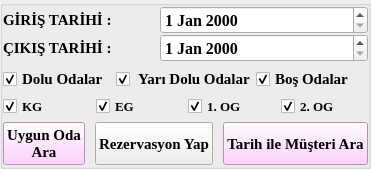
           <widget class="QGroupBox" name="groupBox">
            <property name="font">
             <font>
              <pointsize>9</pointsize>
             </font>
            </property>
            <property name="styleSheet">
             <string notr="true"/>
            </property>
            <property name="title">
             <string/>
            </property>
            <layout class="QGridLayout" name="gridLayout">
             <property name="leftMargin">
              <number>0</number>
             </property>
             <property name="topMargin">
              <number>0</number>
             </property>
             <property name="rightMargin">
              <number>0</number>
             </property>
             <property name="bottomMargin">
              <number>1</number>
             </property>
             <property name="horizontalSpacing">
              <number>0</number>
             </property>
             <property name="verticalSpacing">
              <number>5</number>
             </property>
             <item row="0" column="0">
              <layout class="QVBoxLayout" name="verticalLayout">
               <item>
                <layout class="QFormLayout" name="formLayout">
                 <item row="1" column="0">
                  <widget class="QLabel" name="label">
                   <property name="font">
                    <font>
                     <family>Times New Roman</family>
                     <pointsize>11</pointsize>
                     <weight>75</weight>
                     <bold>true</bold>
                    </font>
                   </property>
                   <property name="text">
                    <string>GİRİŞ TARİHİ :             </string>
                   </property>
                  </widget>
                 </item>
                 <item row="1" column="1">
                  <widget class="QDateEdit" name="giris_dateEdit">
                   <property name="font">
                    <font>
                     <family>Times New Roman</family>
                     <pointsize>12</pointsize>
                     <weight>75</weight>
                     <bold>true</bold>
                    </font>
                   </property>
                  </widget>
                 </item>
                 <item row="2" column="0">
                  <widget class="QLabel" name="label_2">
                   <property name="font">
                    <font>
                     <family>Times New Roman</family>
                     <pointsize>11</pointsize>
                     <weight>75</weight>
                     <bold>true</bold>
                    </font>
                   </property>
                   <property name="text">
                    <string>ÇIKIŞ TARİHİ :</string>
                   </property>
                  </widget>
                 </item>
                 <item row="2" column="1">
                  <widget class="QDateEdit" name="cikis_dateEdit">
                   <property name="font">
                    <font>
                     <family>Times New Roman</family>
                     <pointsize>12</pointsize>
                     <weight>75</weight>
                     <bold>true</bold>
                    </font>
                   </property>
                  </widget>
                 </item>
                </layout>
               </item>
              </layout>
             </item>
             <item row="3" column="0">
              <layout class="QHBoxLayout" name="horizontalLayout">
               <item>
                <widget class="QPushButton" name="rezAra_pushButton">
                 <property name="sizePolicy">
                  <sizepolicy hsizetype="Minimum" vsizetype="Expanding">
                   <horstretch>0</horstretch>
                   <verstretch>0</verstretch>
                  </sizepolicy>
                 </property>
                 <property name="font">
                  <font>
                   <family>Times New Roman</family>
                   <pointsize>11</pointsize>
                   <weight>75</weight>
                   <bold>true</bold>
                  </font>
                 </property>
                 <property name="styleSheet">
                  <string notr="true">background-color:rgb(255, 196, 255)</string>
                 </property>
                 <property name="text">
                  <string>Uygun Oda
Ara</string>
                 </property>
                </widget>
               </item>
               <item>
                <spacer name="horizontalSpacer">
                 <property name="orientation">
                  <enum>Qt::Horizontal</enum>
                 </property>
                 <property name="sizeType">
                  <enum>QSizePolicy::Fixed</enum>
                 </property>
                 <property name="sizeHint" stdset="0">
                  <size>
                   <width>10</width>
                   <height>20</height>
                  </size>
                 </property>
                </spacer>
               </item>
               <item>
                <widget class="QPushButton" name="rezYap_pushButton">
                 <property name="sizePolicy">
                  <sizepolicy hsizetype="Minimum" vsizetype="Expanding">
                   <horstretch>0</horstretch>
                   <verstretch>0</verstretch>
                  </sizepolicy>
                 </property>
                 <property name="font">
                  <font>
                   <family>Times New Roman</family>
                   <pointsize>11</pointsize>
                   <weight>75</weight>
                   <bold>true</bold>
                  </font>
                 </property>
                 <property name="text">
                  <string>Rezervasyon Yap</string>
                 </property>
                </widget>
               </item>
               <item>
                <spacer name="horizontalSpacer_7">
                 <property name="orientation">
                  <enum>Qt::Horizontal</enum>
                 </property>
                 <property name="sizeType">
                  <enum>QSizePolicy::Fixed</enum>
                 </property>
                 <property name="sizeHint" stdset="0">
                  <size>
                   <width>10</width>
                   <height>20</height>
                  </size>
                 </property>
                </spacer>
               </item>
               <item>
                <widget class="QPushButton" name="tarihileMusteriAra_pushButton">
                 <property name="sizePolicy">
                  <sizepolicy hsizetype="Minimum" vsizetype="Expanding">
                   <horstretch>0</horstretch>
                   <verstretch>0</verstretch>
                  </sizepolicy>
                 </property>
                 <property name="font">
                  <font>
                   <family>Times New Roman</family>
                   <pointsize>11</pointsize>
                   <weight>75</weight>
                   <bold>true</bold>
                  </font>
                 </property>
                 <property name="styleSheet">
                  <string notr="true">background-color:rgb(255, 196, 255)</string>
                 </property>
                 <property name="text">
                  <string>Tarih ile Müşteri Ara</string>
                 </property>
                </widget>
               </item>
              </layout>
             </item>
             <item row="1" column="0">
              <layout class="QHBoxLayout" name="horizontalLayout_8">
               <item>
                <widget class="QCheckBox" name="dolu_checkBox">
                 <property name="font">
                  <font>
                   <family>Times New Roman</family>
                   <pointsize>11</pointsize>
                   <weight>75</weight>
                   <bold>true</bold>
                  </font>
                 </property>
                 <property name="text">
                  <string>Dolu Odalar</string>
                 </property>
                 <property name="checked">
                  <bool>true</bool>
                 </property>
                </widget>
               </item>
               <item>
                <widget class="QCheckBox" name="yaridolu_checkBox">
                 <property name="font">
                  <font>
                   <family>Times New Roman</family>
                   <pointsize>11</pointsize>
                   <weight>75</weight>
                   <bold>true</bold>
                  </font>
                 </property>
                 <property name="text">
                  <string> Yarı Dolu Odalar</string>
                 </property>
                 <property name="checked">
                  <bool>true</bool>
                 </property>
                </widget>
               </item>
               <item>
                <widget class="QCheckBox" name="bos_checkBox">
                 <property name="font">
                  <font>
                   <family>Times New Roman</family>
                   <pointsize>11</pointsize>
                   <weight>75</weight>
                   <bold>true</bold>
                  </font>
                 </property>
                 <property name="text">
                  <string>Boş Odalar</string>
                 </property>
                 <property name="checked">
                  <bool>true</bool>
                 </property>
                </widget>
               </item>
              </layout>
             </item>
             <item row="2" column="0">
              <layout class="QHBoxLayout" name="horizontalLayout_9">
               <item>
                <widget class="QCheckBox" name="kat_kg_odalar_checkBox">
                 <property name="font">
                  <font>
                   <family>Times New Roman</family>
                   <pointsize>10</pointsize>
                   <weight>75</weight>
                   <bold>true</bold>
                  </font>
                 </property>
                 <property name="text">
                  <string>KG</string>
                 </property>
                 <property name="checked">
                  <bool>true</bool>
                 </property>
                </widget>
               </item>
               <item>
                <spacer name="horizontalSpacer_10">
                 <property name="orientation">
                  <enum>Qt::Horizontal</enum>
                 </property>
                 <property name="sizeType">
                  <enum>QSizePolicy::Fixed</enum>
                 </property>
                 <property name="sizeHint" stdset="0">
                  <size>
                   <width>5</width>
                   <height>17</height>
                  </size>
                 </property>
                </spacer>
               </item>
               <item>
                <widget class="QCheckBox" name="kat_eg_odalar_checkBox">
                 <property name="font">
                  <font>
                   <family>Times New Roman</family>
                   <pointsize>10</pointsize>
                   <weight>75</weight>
                   <bold>true</bold>
                  </font>
                 </property>
                 <property name="text">
                  <string>EG</string>
                 </property>
                 <property name="checked">
                  <bool>true</bool>
                 </property>
                </widget>
               </item>
               <item>
                <spacer name="horizontalSpacer_9">
                 <property name="orientation">
                  <enum>Qt::Horizontal</enum>
                 </property>
                 <property name="sizeType">
                  <enum>QSizePolicy::Fixed</enum>
                 </property>
                 <property name="sizeHint" stdset="0">
                  <size>
                   <width>5</width>
                   <height>20</height>
                  </size>
                 </property>
                </spacer>
               </item>
               <item>
                <widget class="QCheckBox" name="kat_1og_odalar_checkBox">
                 <property name="font">
                  <font>
                   <family>Times New Roman</family>
                   <pointsize>10</pointsize>
                   <weight>75</weight>
                   <bold>true</bold>
                  </font>
                 </property>
                 <property name="text">
                  <string>1. OG</string>
                 </property>
                 <property name="checked">
                  <bool>true</bool>
                 </property>
                </widget>
               </item>
               <item>
                <spacer name="horizontalSpacer_8">
                 <property name="orientation">
                  <enum>Qt::Horizontal</enum>
                 </property>
                 <property name="sizeType">
                  <enum>QSizePolicy::Fixed</enum>
                 </property>
                 <property name="sizeHint" stdset="0">
                  <size>
                   <width>5</width>
                   <height>20</height>
                  </size>
                 </property>
                </spacer>
               </item>
               <item>
                <widget class="QCheckBox" name="kat_2og_odalar_checkBox">
                 <property name="font">
                  <font>
                   <family>Times New Roman</family>
                   <pointsize>10</pointsize>
                   <weight>75</weight>
                   <bold>true</bold>
                  </font>
                 </property>
                 <property name="text">
                  <string>2. OG</string>
                 </property>
                 <property name="checked">
                  <bool>true</bool>
                 </property>
                </widget>
               </item>
              </layout>
             </item>
            </layout>
           </widget>
